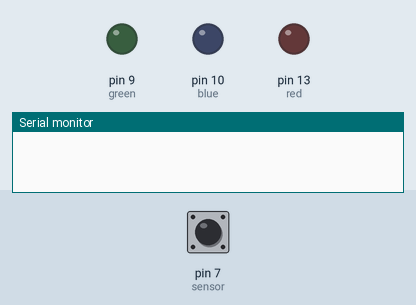
This sketch was run on a simulated Arduino Uno, built with avr-gcc and run on an emulated ATmega328P. Parts: output pins drawn as LEDs (lit = HIGH), the last lines printed to the serial monitor. Inputs (shaded band) come from the test bench; at power-on: pin 7 (sensor) LOW.

Above: at 0.1 s.
At 1.2 s:
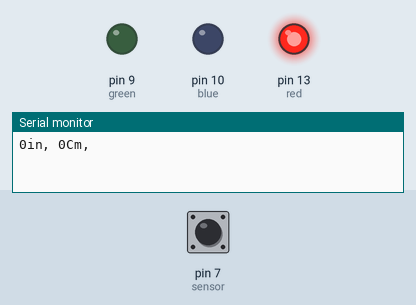
1.3 s: pin 7 (sensor) pulsed HIGH 2 times (0.12 s each, 0.3 s apart)
At 2.3 s:
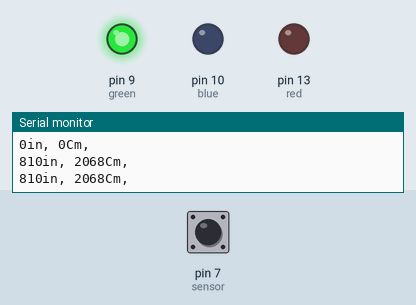
Timing chart, 0 to 4.3 s (numbered marks = the images above; inputs shaded):
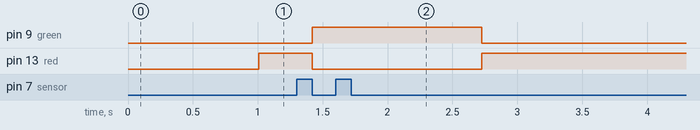

The sketch:

Ultrasonic.ino
```cpp
int sensor=7;
int red=13;
const int blue=10;
int green=9;
void setup()
{
  pinMode(blue, OUTPUT);
  pinMode(green, OUTPUT);
  pinMode(red, OUTPUT);

  pinMode(7,OUTPUT);
  Serial.begin(9600);
}
long duration,inches,cm;
void loop()
{

  pinMode(sensor,OUTPUT);
  digitalWrite(sensor,LOW);
  delay(2);
  digitalWrite(sensor,HIGH);
  delay(5);
  digitalWrite(sensor,LOW);


  pinMode(sensor,INPUT);
  duration=pulseIn(sensor,HIGH); //reading duration for a HIGH puise

  //time -> distance

  inches=microsecondsToInches(duration);
  cm=microsecondsToCentimeters(duration);

  Serial.print(inches);
  Serial.print("in, ");
  Serial.print(cm);
  Serial.print("Cm, ");
  Serial.println();

  if(inches<10)
  {
    digitalWrite(red,HIGH);
   digitalWrite(green,LOW);
   digitalWrite(blue,LOW);
  }
  else if (inches>10 && inches<50)
  {
   digitalWrite(red,LOW);
   digitalWrite(green,LOW);
    digitalWrite(blue,HIGH);
  }

  else
  {
    digitalWrite(red,LOW);
    digitalWrite(green,HIGH);

    digitalWrite(blue,LOW);
  }
}

long microsecondsToInches(long microseconds)
{
   return microseconds / 74 / 2;
}
long microsecondsToCentimeters(long microseconds) {
  // The speed of sound is 340 m/s or 29 microseconds per centimeter.
  // The ping travels out and back, so to find the distance of the object we
  // take half of the distance travelled.
  return microseconds / 29 / 2;
}
```

Measured:
- after the input at 1.3 s, pin 9 (green): LOW → HIGH after 0.12 s, → LOW 1.3 s later; pin 13 (red): HIGH → LOW after 0.12 s, → HIGH 1.3 s later
